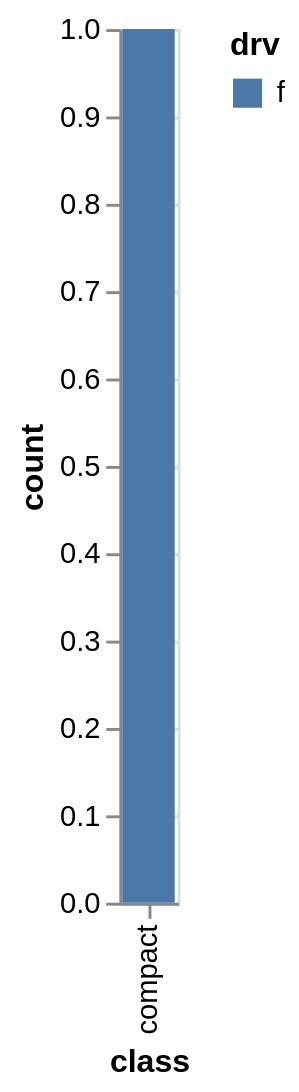

Write the Vega-Lite specification saved for this chart.
### Vega-Lite specification from a JSON file in a GitHub repository (floating-point values rounded to 4 significant figures)
{"$schema": "https://vega.github.io/schema/vega-lite/v4.json", "datasets": {"data-00": [{"manufacturer": "audi", "model": "a4", "displ": 1.8, "year": 1999, "cyl": 4, "trans": "auto(l5)", "drv": "f", "cty": 18, "hwy": 29, "fl": "p", "class": "compact"}]}, "layer": [{"data": {"name": "data-00"}, "mark": {"type": "bar"}, "encoding": {"x": {"field": "class", "type": "nominal", "title": "class"}, "y": {"aggregate": "count", "stack": "zero", "type": "quantitative", "title": "count"}, "fill": {"field": "drv", "type": "nominal", "title": "drv"}}}]}
